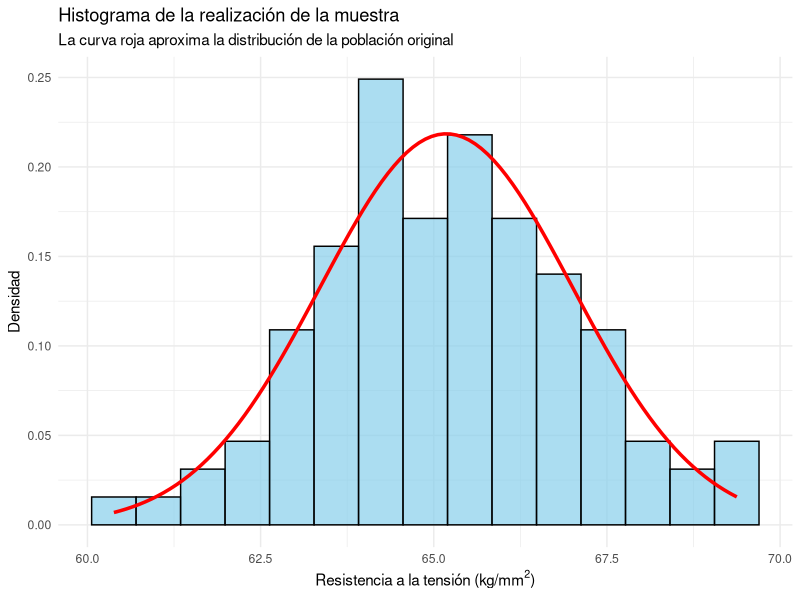
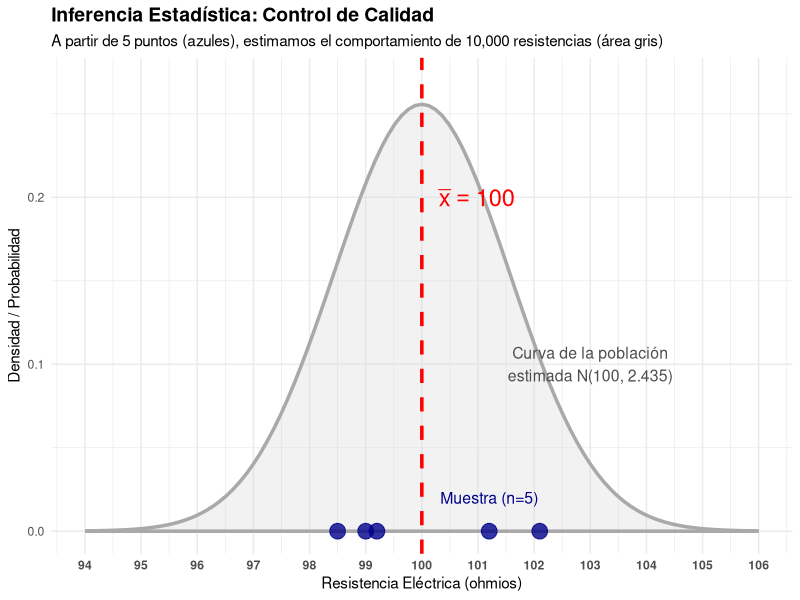
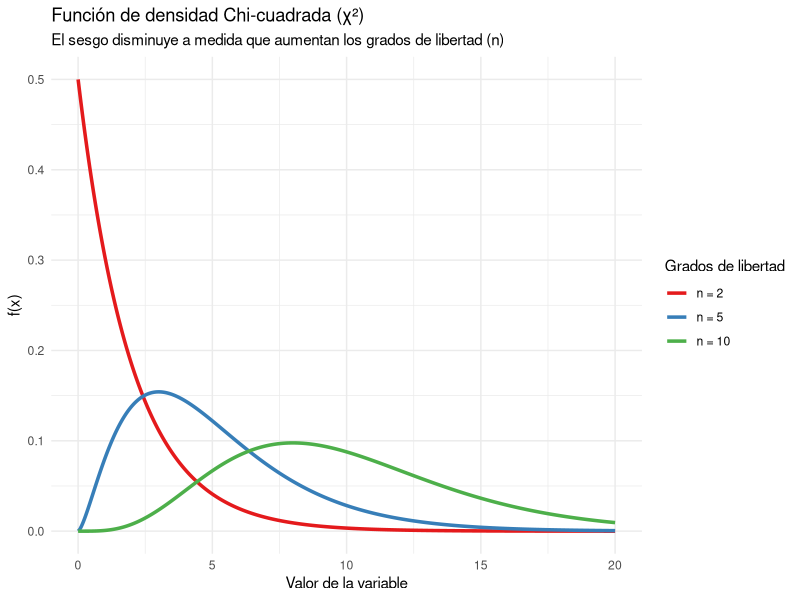
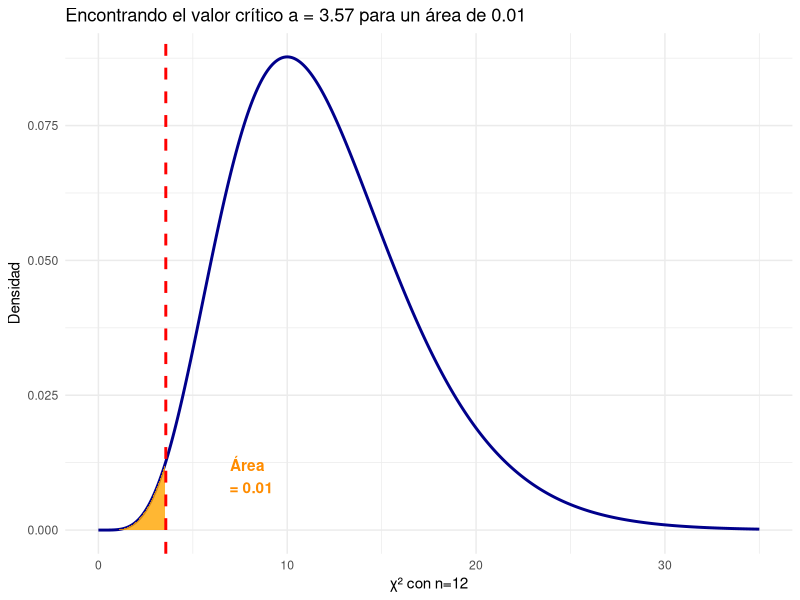
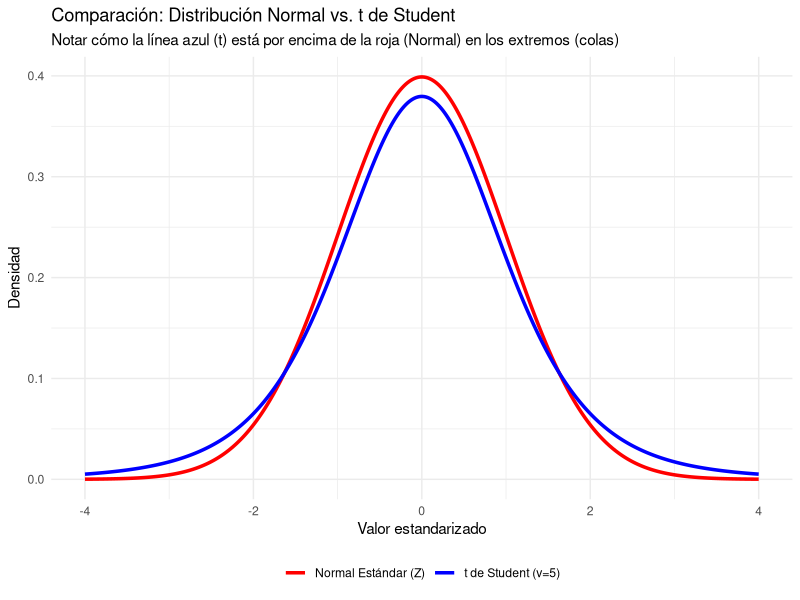
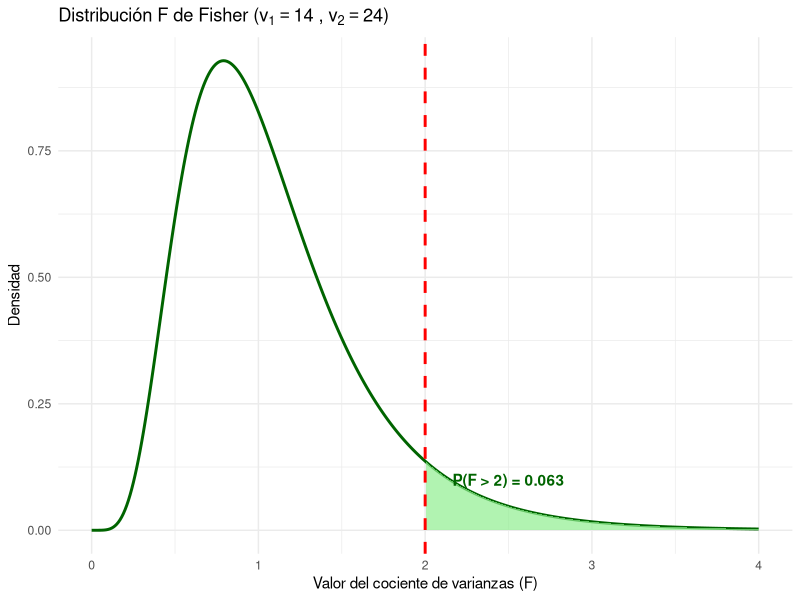
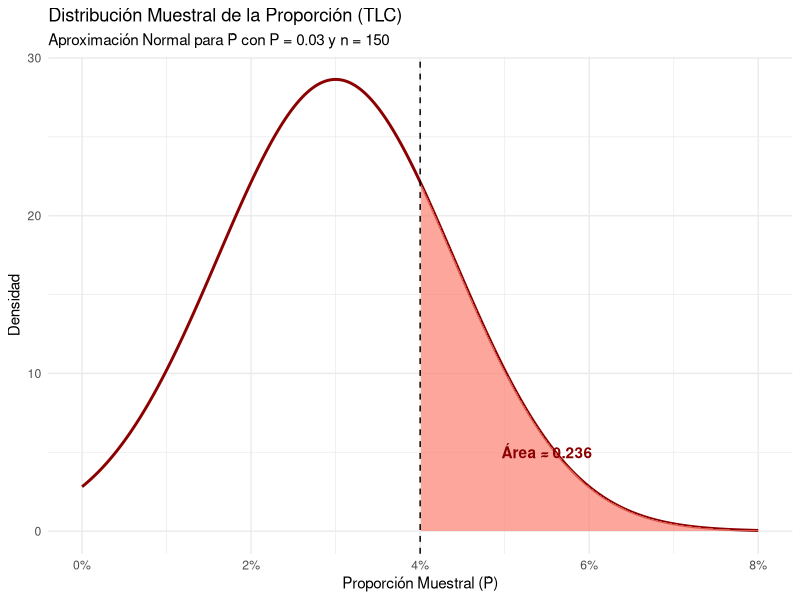
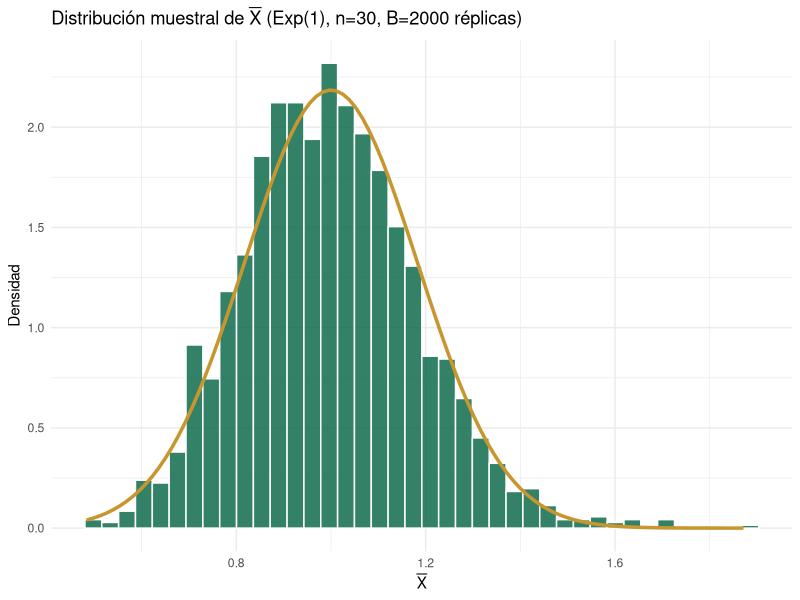

The R source for these figures, in order:
## ---- chunk 1
library(ggplot2)

# Fijamos una semilla para reproducibilidad
set.seed(123) 

# Parámetros poblacionales
n <- 100
mu_pob <- 65
sigma_pob <- 2 # Desviación estándar (raíz cuadrada de la varianza 4)

# Realización de la muestra aleatoria
realizacion_muestra <- data.frame(
  resistencia = rnorm(n, mean = mu_pob, sd = sigma_pob)
)

# Construcción del histograma y superposición de la curva teórica
ggplot(realizacion_muestra, aes(x = resistencia)) +
  geom_histogram(aes(y = after_stat(density)), bins = 15,
                 fill = "skyblue", color = "black", alpha = 0.7) +
  stat_function(fun = dnorm, args = list(mean = mean(realizacion_muestra$resistencia),
                                         sd = sd(realizacion_muestra$resistencia)),
                color = "red", linewidth = 1.2) +
  theme_minimal() +
  labs(
    title = "Histograma de la realización de la muestra",
    subtitle = "La curva roja aproxima la distribución de la población original",
    x = expression("Resistencia a la tensión (kg/mm"^2*")"),
    y = "Densidad"
  )
## ---- chunk 2
# 1. Definir los datos de la muestra (Realizaciones)
df_muestra <- data.frame(
  resistencia = c(101.2, 98.5, 102.1, 99.0, 99.2),
  y_pos = rep(0, 5) # Altura 0 para poner los puntos sobre el eje horizontal
)

# 2. Definir las estimaciones calculadas previamente
media_est <- 100.0
varianza_est <- 2.435
desviacion_est <- sqrt(varianza_est)

# 3. Crear el gráfico
ggplot() +
  # Curva de densidad de la POBLACIÓN ESTIMADA
  stat_function(data = data.frame(x = c(94, 106)), aes(x = x), 
                fun = dnorm, args = list(mean = media_est, sd = desviacion_est), 
                color = "darkgray", linewidth = 1.2, fill = "lightgray", alpha = 0.3, geom = "area") +
  
  # Puntos observados de la MUESTRA (Realización)
  geom_point(data = df_muestra, aes(x = resistencia, y = y_pos), 
             color = "darkblue", size = 5, alpha = 0.8) +
  
  # Línea representativa del ESTIMADOR (Media muestral)
  geom_vline(xintercept = media_est, color = "red", linetype = "dashed", linewidth = 1.2) +
  
  # Etiquetas y anotaciones didácticas
  annotate("text", x = media_est + 0.3, y = 0.20, 
           label = expression(bar(x) == 100.0), color = "red", size = 6, fontface = "bold", hjust = 0) +
  annotate("text", x = 103, y = 0.10, 
           label = "Curva de la población\nestimada N(100, 2.435)", color = "gray30", size = 4) +
  annotate("text", x = 101.2, y = 0.02, 
           label = "Muestra (n=5)", color = "darkblue", size = 4) +
  
  # Estética general
  theme_minimal() +
  labs(
    title = "Inferencia Estadística: Control de Calidad",
    subtitle = "A partir de 5 puntos (azules), estimamos el comportamiento de 10,000 resistencias (área gris)",
    x = "Resistencia Eléctrica (ohmios)",
    y = "Densidad / Probabilidad"
  ) +
  scale_x_continuous(breaks = seq(94, 106, by = 1)) +
  coord_cartesian(ylim = c(0, 0.27)) +
  theme(
    plot.title = element_text(face = "bold", size = 14),
    axis.text.x = element_text(face = "bold")
  )
## ---- chunk 3
# En R, usamos pnorm para calcular el área acumulada a la izquierda y restamos de 1.
# pnorm(q, mean, sd) -> mean = 80, sd = sqrt(4) = 2
prob_mayor_75 <- 1 - pnorm(75, mean = 80, sd = 2)
round(prob_mayor_75, 3)
## ---- chunk 4
library(ggplot2)

x_val <- seq(0, 20, length.out = 500)
df_chi <- data.frame(
  x = rep(x_val, 3),
  densidad = c(dchisq(x_val, df=2), dchisq(x_val, df=5), dchisq(x_val, df=10)),
  grados = factor(rep(c("n = 2", "n = 5", "n = 10"), each=500), levels = c("n = 2", "n = 5", "n = 10"))
)

ggplot(df_chi, aes(x=x, y=densidad, color=grados)) +
  geom_line(linewidth = 1.2) +
  theme_minimal() +
  labs(
    title = "Función de densidad Chi-cuadrada (\U03C7\U00B2)",
    subtitle = "El sesgo disminuye a medida que aumentan los grados de libertad (n)",
    x = "Valor de la variable",
    y = "f(x)"
  ) +
  scale_color_brewer(palette = "Set1", name="Grados de libertad")
## ---- chunk 5
# Área hasta 14.8
area_sup <- pchisq(14.8, df=12)
# Área hasta 5.23
area_inf <- pchisq(5.23, df=12)

prob_intervalo <- area_sup - area_inf
round(prob_intervalo, 3)
## ---- chunk 6
round(pchisq(26.2, df=12), 3)
## ---- chunk 7
# 1 menos el área acumulada hasta 6.30
prob_cola_der <- 1 - pchisq(6.30, df=12)
round(prob_cola_der, 3)

# Alternativa directa en R usando lower.tail = FALSE
# round(pchisq(6.30, df=12, lower.tail=FALSE), 3)
## ---- chunk 8
# Buscamos el cuantil que acumula un 1% (0.01) de área a la izquierda
valor_a <- qchisq(0.01, df=12)
round(valor_a, 2)
## ---- chunk 9
# Representación visual del inciso d)
x_rango <- seq(0, 35, length.out=400)
df_d <- data.frame(x = x_rango, fx = dchisq(x_rango, df=12))

ggplot(df_d, aes(x=x, y=fx)) +
  geom_line(color="darkblue", linewidth=1) +
  geom_area(data = subset(df_d, x <= 3.57), fill="orange", alpha=0.8) +
  geom_vline(xintercept = 3.57, color="red", linetype="dashed", linewidth=1) +
  theme_minimal() +
  labs(
    title = bquote("Encontrando el valor crítico a = 3.57 para un área de 0.01"),
    x = bquote("\U03C7\U00B2 con n=12"),
    y = "Densidad"
  ) +
  annotate("text", x=8, y=0.01, label="Área \n = 0.01", color="darkorange", fontface="bold")
## ---- chunk 10
# P(X^2_24 > 18.24) = 1 - P(X^2_24 <= 18.24)
prob_s2 <- 1 - pchisq(18.24, df = 24)
round(prob_s2, 3)
## ---- chunk 11
# Probabilidad usando la distribución t con 19 grados de libertad
prob_t <- pt(-2.80, df = 19)
round(prob_t, 3)
## ---- chunk 12
library(ggplot2)

x_vals <- seq(-4, 4, length.out = 400)
df_comp <- data.frame(
  x = rep(x_vals, 2),
  densidad = c(dnorm(x_vals), dt(x_vals, df=5)), # Usamos df=5 para exagerar visualmente la diferencia
  Distribucion = factor(rep(c("Normal Estándar (Z)", "t de Student (v=5)"), each=400))
)

ggplot(df_comp, aes(x=x, y=densidad, color=Distribucion)) +
  geom_line(linewidth=1.2) +
  theme_minimal() +
  labs(
    title = "Comparación: Distribución Normal vs. t de Student",
    subtitle = "Notar cómo la línea azul (t) está por encima de la roja (Normal) en los extremos (colas)",
    x = "Valor estandarizado",
    y = "Densidad"
  ) +
  scale_color_manual(values = c("red", "blue")) +
  theme(legend.position = "bottom", legend.title = element_blank())
## ---- chunk 13
# P(F > 2) = 1 - P(F <= 2)
prob_f <- 1 - pf(2, df1 = 14, df2 = 24)
round(prob_f, 3)
## ---- chunk 14
# Representación de la Distribución F(14, 24)
x_f <- seq(0, 4, length.out = 400)
df_fisher <- data.frame(x = x_f, densidad = df(x_f, df1 = 14, df2 = 24))

ggplot(df_fisher, aes(x=x, y=densidad)) +
  geom_line(color="darkgreen", linewidth=1) +
  geom_area(data = subset(df_fisher, x > 2), fill="lightgreen", alpha=0.7) +
  geom_vline(xintercept = 2, color="red", linetype="dashed", linewidth=1) +
  theme_minimal() +
  labs(
    title = bquote("Distribución F de Fisher ("*v[1]==14~","~v[2]==24*")"),
    x = "Valor del cociente de varianzas (F)",
    y = "Densidad"
  ) +
  annotate("text", x=2.5, y=0.1, label="P(F > 2) = 0.063", color="darkgreen", fontface="bold")
## ---- chunk 15
# Calculamos la probabilidad de la cola derecha
prob_f <- 1 - pf(1.167, df1 = 14, df2 = 24)
round(prob_f, 3)
## ---- chunk 16
# Buscamos el valor k que deja un 5% de área a su derecha
k_valor <- qf(0.05, df1 = 14, df2 = 24, lower.tail = FALSE)
round(k_valor, 3)
## ---- chunk 17
# P(63 <= T <= 64.4) = P(T <= 64.4) - P(T <= 63)
prob_total <- pnorm(64.4, mean = 64, sd = 0.4) - pnorm(63, mean = 64, sd = 0.4)
round(prob_total, 3)
## ---- chunk 18
# Definimos los parámetros
P_pob <- 0.03
n_muestra <- 150
error_estandar <- sqrt((P_pob * (1 - P_pob)) / n_muestra)

# Calculamos P(P_hat > 0.04) = 1 - P(P_hat <= 0.04)
prob_prop <- 1 - pnorm(0.04, mean = P_pob, sd = error_estandar)
round(prob_prop, 3)
## ---- chunk 19
# Representación visual de la proporción muestral
library(ggplot2)

x_prop <- seq(0, 0.08, length.out = 400)
df_prop <- data.frame(x = x_prop, densidad = dnorm(x_prop, mean = P_pob, sd = error_estandar))

ggplot(df_prop, aes(x = x, y = densidad)) +
  geom_line(color = "darkred", linewidth = 1) +
  geom_area(data = subset(df_prop, x > 0.04), fill = "salmon", alpha = 0.7) +
  geom_vline(xintercept = 0.04, color = "black", linetype = "dashed") +
  theme_minimal() +
  labs(
    title = "Distribución Muestral de la Proporción (TLC)",
    subtitle = "Aproximación Normal para \U0050\U0302 con P = 0.03 y n = 150",
    x = "Proporción Muestral (\U0050\U0302)",
    y = "Densidad"
  ) +
  scale_x_continuous(labels = scales::percent_format(accuracy = 1)) +
  annotate("text", x = 0.055, y = 5, label = "Área \u2248 0.236", color = "darkred", fontface = "bold")
## ---- chunk 20
library(ggplot2)
set.seed(42)
n <- 30; B <- 2000
# Población: Exponencial(1), mu=1, sigma^2=1
medias <- replicate(B, mean(rexp(n, rate = 1)))
df_m <- data.frame(xbar = medias)
ggplot(df_m, aes(x = xbar)) +
  geom_histogram(aes(y = after_stat(density)), bins = 40,
                 fill = "#006341", color = "white", alpha = 0.8) +
  stat_function(fun = dnorm,
                args = list(mean = 1, sd = 1/sqrt(n)),
                color = "#C8962E", linewidth = 1.2) +
  theme_minimal() +
  labs(title = expression(paste("Distribución muestral de ", bar(X),
       " (Exp(1), n=30, B=2000 réplicas)")),
       x = expression(bar(X)), y = "Densidad")
## ---- chunk 21
x_seq <- seq(0, 30, length.out = 300)
ks <- c(1, 3, 5, 10)
df_chi <- do.call(rbind, lapply(ks, function(k)
  data.frame(x = x_seq, dens = dchisq(x_seq, df = k), k = paste0("k = ", k))))
ggplot(df_chi, aes(x = x, y = dens, color = k)) +
  geom_line(linewidth = 1) +
  scale_color_manual(values = c("#004D31","#006341","#C8962E","#8a6a1f")) +
  coord_cartesian(ylim = c(0, 0.5)) +
  theme_minimal() +
  labs(title = expression(paste("Distribución ", chi^2, " para distintos g.l.")),
       x = "x", y = "f(x)", color = "G.L.")
## ---- chunk 22
# Ejemplo: muestra de n=20, s^2 = 4.8, IC 95% para sigma^2
n_e <- 20; s2 <- 4.8; alpha <- 0.05
chi_lo <- qchisq(alpha/2,   df = n_e - 1)
chi_hi <- qchisq(1-alpha/2, df = n_e - 1)
ic_lo <- (n_e-1)*s2 / chi_hi
ic_hi <- (n_e-1)*s2 / chi_lo
cat(sprintf("IC 95%% para sigma^2: (%.3f, %.3f)\n", ic_lo, ic_hi))
cat(sprintf("IC 95%% para sigma:  (%.3f, %.3f)\n", sqrt(ic_lo), sqrt(ic_hi)))
## ---- chunk 23
x_t <- seq(-4, 4, length.out = 300)
ks_t <- c(1, 5, 30)
df_t <- do.call(rbind, lapply(ks_t, function(k)
  data.frame(x = x_t, dens = dt(x_t, df = k), dist = paste0("t(", k, ")"))))
df_t <- rbind(df_t, data.frame(x = x_t, dens = dnorm(x_t), dist = "N(0,1)"))
ggplot(df_t, aes(x = x, y = dens, color = dist, linetype = dist)) +
  geom_line(linewidth = 1) +
  scale_color_manual(values = c("#C8962E","#006341","#004D31","gray40")) +
  scale_linetype_manual(values = c("solid","solid","solid","dashed")) +
  theme_minimal() +
  labs(title = "Distribución t de Student vs. Normal estándar",
       x = "x", y = "f(x)", color = NULL, linetype = NULL)
## ---- chunk 24
x_F <- seq(0, 5, length.out = 300)
params <- list(c(1,1), c(5,5), c(10,30))
df_F <- do.call(rbind, lapply(params, function(p)
  data.frame(x = x_F, dens = df(x_F, df1 = p[1], df2 = p[2]),
             dist = paste0("F(", p[1], ",", p[2], ")"))))
ggplot(df_F, aes(x = x, y = dens, color = dist)) +
  geom_line(linewidth = 1) +
  coord_cartesian(ylim = c(0, 1.5)) +
  scale_color_manual(values = c("#004D31","#C8962E","#006699")) +
  theme_minimal() +
  labs(title = "Distribución F para distintos grados de libertad",
       x = "x", y = "f(x)", color = NULL)
## ---- chunk 25
# Simulación: método de momentos para Exp(lambda=2)
set.seed(42)
lambda_teo <- 2
n <- 100
x <- rexp(n, rate = lambda_teo)

lambda_mm <- 1 / mean(x)
cat("lambda verdadera  :", lambda_teo, "\n")
cat("Estimación (MOM)  :", round(lambda_mm, 4), "\n")
cat("Error relativo    :", round(abs(lambda_mm - lambda_teo)/lambda_teo*100, 2), "%\n")
## ---- chunk 26
library(ggplot2)
# Visualizar la log-verosimilitud
log_lik <- function(theta, x) {
  n <- length(x)
  n * log(theta) - theta * sum(x)
}

set.seed(1)
x_obs <- rexp(50, rate = 1.5)
theta_grid <- seq(0.5, 3.5, length.out = 300)
ll_vals    <- sapply(theta_grid, log_lik, x = x_obs)
theta_mle  <- 1/mean(x_obs)

df_ll <- data.frame(theta = theta_grid, ll = ll_vals)
ggplot(df_ll, aes(x=theta, y=ll)) +
  geom_line(color="#006341", linewidth=1.1) +
  geom_vline(xintercept=theta_mle, color="#C8962E",
             linewidth=1, linetype="dashed") +
  annotate("text", x=theta_mle+0.15, y=min(ll_vals)*0.97,
           label=paste0("EMV = ", round(theta_mle,3)),
           color="#C8962E", hjust=0) +
  theme_minimal() +
  labs(title="Log-verosimilitud para Exp(θ) — muestra n=50",
       x="θ", y="ℓ(θ)")
## ---- chunk 27
# Comparar CME de S1^2 (insesgado) vs S2^2 (sesgado)
set.seed(123)
N_sim <- 5000; n <- 10; sigma2_teo <- 4

s1_vec <- s2_vec <- numeric(N_sim)
for (i in seq_len(N_sim)) {
  xi <- rnorm(n, mean=0, sd=sqrt(sigma2_teo))
  sc <- sum((xi - mean(xi))^2)
  s1_vec[i] <- sc / (n - 1)   # S1^2 insesgado
  s2_vec[i] <- sc / (n + 1)   # S2^2 sesgado
}

cat("--- Comparación S1² vs S2² (n=10, σ²=4) ---\n")
cat(sprintf("S1² insesgado — E[S1²]=%.4f  Sesgo=%.4f  CME=%.4f\n",
    mean(s1_vec), mean(s1_vec)-sigma2_teo,
    mean((s1_vec-sigma2_teo)^2)))
cat(sprintf("S2² sesgado   — E[S2²]=%.4f  Sesgo=%.4f  CME=%.4f\n",
    mean(s2_vec), mean(s2_vec)-sigma2_teo,
    mean((s2_vec-sigma2_teo)^2)))
cat(sprintf("CME teórico  — S1²: %.4f  S2²: %.4f\n",
    2*sigma2_teo^2/(n-1), 2*sigma2_teo^2/(n+1)))
## ---- chunk 28
# Verificación numérica: CICR para Bernoulli(theta)
theta_vals <- seq(0.1, 0.9, by=0.1)
cicr <- theta_vals * (1 - theta_vals) / 20  # n=20

cat("CICR(theta) = theta*(1-theta)/n para Bern(theta), n=20:\n")
for (i in seq_along(theta_vals)) {
  cat(sprintf("  theta=%.1f  CICR=%.5f\n", theta_vals[i], cicr[i]))
}
## ---- chunk 29
library(ggplot2)
theta_seq <- seq(0, 1, length.out=300)

# Prueba 1: rechaza si X=5
potencia1 <- theta_seq^5

# Prueba 2: rechaza si X >= 3
potencia2 <- sapply(theta_seq, function(t)
  sum(dbinom(3:5, 5, t)))

df_pot <- data.frame(
  theta = rep(theta_seq, 2),
  gamma = c(potencia1, potencia2),
  Prueba = rep(c("Rechaza si X=5", "Rechaza si X≥3"), each=300)
)

ggplot(df_pot, aes(x=theta, y=gamma, color=Prueba)) +
  geom_line(linewidth=1.1) +
  geom_vline(xintercept=0.5, linetype="dashed", color="gray50") +
  geom_hline(yintercept=0.05, linetype="dotted", color="gray50") +
  theme_minimal() +
  labs(title="Función potencia — X ~ Bin(5,θ)",
       subtitle="H₀: θ ≤ 0.5  vs  H₁: θ > 0.5",
       x="θ", y="γ(θ) = P(rechazar H₀ | θ)")
## ---- chunk 30
# Ejemplo Neyman-Pearson: X ~ N(theta, 1), H0: theta=0 vs H1: theta=1
# La prueba UMP rechaza H0 si X_bar > c, donde c = z_alpha / sqrt(n)

set.seed(2024)
n <- 20; N_sim <- 10000
alpha <- 0.05; theta0 <- 0; theta1 <- 1

# Valor crítico para nivel alpha
c_val <- qnorm(1 - alpha) / sqrt(n)

# Función potencia: gamma(theta) = P(X_bar > c | theta)
theta_seq <- seq(-0.5, 2, length.out=200)
gamma_np   <- pnorm(sqrt(n) * (theta_seq - c_val))

df_np <- data.frame(theta=theta_seq, gamma=gamma_np)

ggplot(df_np, aes(x=theta, y=gamma)) +
  geom_line(color="#006341", linewidth=1.2) +
  geom_vline(xintercept=theta0, linetype="dashed", color="#C8962E") +
  geom_vline(xintercept=theta1, linetype="dashed", color="#004080") +
  geom_hline(yintercept=alpha,  linetype="dotted", color="gray50") +
  annotate("text", x=theta0, y=0.12, label="θ₀=0", hjust=-0.1, size=3.5) +
  annotate("text", x=theta1, y=0.12, label="θ₁=1", hjust=-0.1, size=3.5) +
  theme_minimal() +
  labs(title="Función potencia de la prueba UMP (Neyman-Pearson)",
       subtitle=sprintf("X ~ N(θ,1), H₀: θ=0 vs H₁: θ=1, α=%.2f, n=%d",
                        alpha, n),
       x="θ", y="γ(θ) = Potencia")
